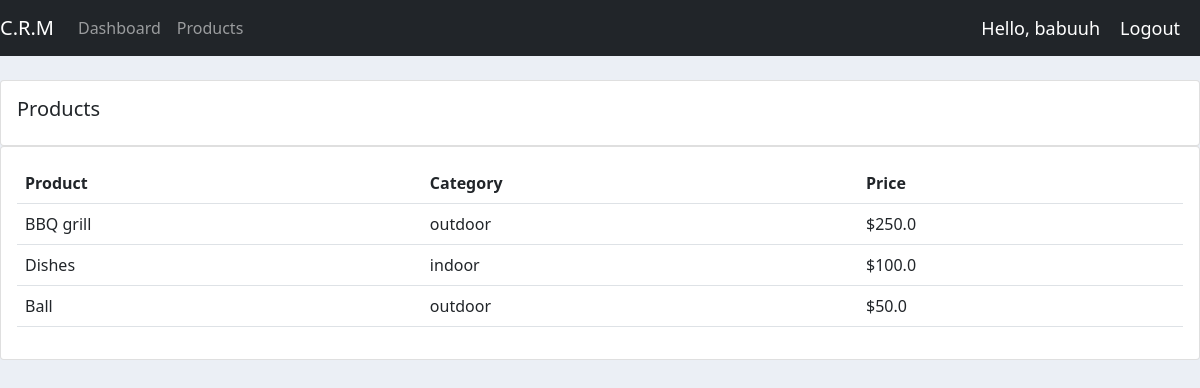
Screenshot of /products/ (signed in) with the database file from the repository.
### accounts/models.py (models this page shows, shortened)
class Product(models.Model):
    CATEGORY = (
        ('indoor', 'indoor'),
        ('outdoor', 'outdoor'),
    )
    name = models.CharField(max_length=200, null=True)
    price = models.FloatField()
    category = models.CharField(max_length=200, null=True, choices=CATEGORY)
    description = models.CharField(max_length=200, null=True, blank=True)
    date_created = models.DateTimeField(auto_now_add=True, null=True)
    tags = models.ManyToManyField(Tag)

### accounts/decorators.py (the view)
        def wrapper_func(request, *args, **kwargs):
            group = None
            if request.user.groups.exists():
                group = request.user.groups.all()[0].name
            if group in allowed_roles:
                return view_func(request, *args, **kwargs)
            else:
                return HttpResponse('You are not authorized to view this pa(ge')
            return view_func(request, *args, **kwargs)

### accounts/views.py (called while the page is built)
@login_required(login_url='login')
@allowed_users(allowed_roles=['admin'])
def products(request):
    products = Product.objects.all()
    return render(request, 'accounts/products.html', {'products': products})

### accounts/templates/accounts/products.html
{% extends 'accounts/base.html' %}
{% block content %}
<br>
<div class="row">
    <div class="col-md">
        <div class="card card-body">
            <h5>Products</h5>
        </div>
        <div class="card card-body">
            <table class="table">
                <tr>
                    <th>Product</th>
                    <th>Category</th>
                    <th>Price</th>
                </tr>
                {% for product in products %}
                    <tr>
                        <td>{{ product.name }}</td>
                        <td>{{ product.category }}</td>
                        <td>${{ product.price }}</td>
                    </tr>
                {% endfor %}
            </table>
        </div>
    </div>
</div>
{% endblock content %}

### accounts/templates/accounts/navbar.html (shortened to what this page needs)
{% load static %}
<nav class="navbar navbar-expand-lg navbar-dark bg-dark">
    <a class="navbar-brand" href="#">C.R.M</a>
    <div class="collapse navbar-collapse" id="navbarNav">
      <ul class="navbar-nav">
        {% if request.user.is_staff %}
        <li class="nav-item active">
          <a class="nav-link" href="{% url 'home' %}">Dashboard</a>
        </li>
        <li class="nav-item">
          <a class="nav-link" href="{% url 'products' %}">Products</a>
        </li>
        {% else %}
        <li class="nav-item">
          <a class="nav-link" href="{% url 'settings' %}">Settings</a>
        </li>
        {% endif %}
      </ul>
    </div>
    <span id="hello-msg">Hello, {{ request.user }} </span>
    <span ><a id="hello-msg" href="{% url 'logout' %}">Logout</a></span>
  </nav>

### static/css/main.css (style rules this page uses)
body { background-color: #ebeff5; }

### accounts/templates/accounts/navbar.html (style rules this page uses)
#hello-msg { color: #fff; margin-right: 20px; font-size: 18px; text-decoration: none; }

### rows the page displays
Product: name "BBQ grill", category "outdoor", price "250.0"
Product: name "Dishes", category "indoor", price "100.0"
Product: name "Ball", category "outdoor", price "50.0"

### other values shown
{{ request.user }} "babuuh"
